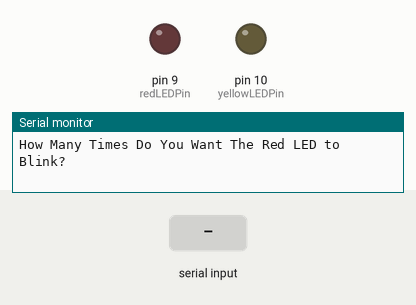
The sketch below on a simulated Arduino Uno, built with avr-gcc and run on an emulated ATmega328P. Parts: output pins drawn as LEDs (lit = HIGH), the last lines printed to the serial monitor. Dashed ring = blinking. Inputs (shaded band) come from the test bench.

Above: at 0.9 s.
1.0 s: "90,45\n" received over Serial
At 1.12 s:
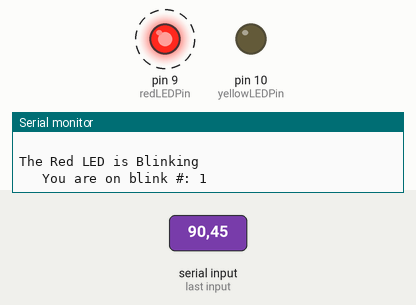
At 46.15 s:
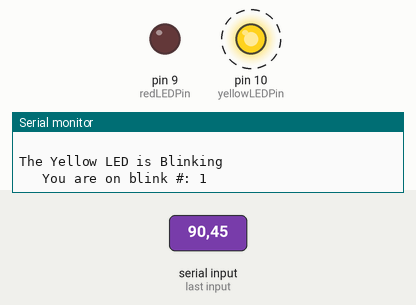
Timing chart, 0 to 48.0 s (numbered marks = the images above; inputs shaded):
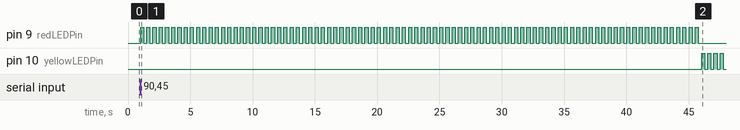

Measured:
- after the input at 1.0 s, pin 9 (redLEDPin): alternates HIGH for 0.25 s and LOW for 0.25 s, 180 changes in all, then stays LOW, starting at once; pin 10 (yellowLEDPin): alternates HIGH for 0.25 s and LOW for 0.25 s, starting after 45.0 s

The sketch:

LESSON_7-Using-While-Loops-With-Arduino-Assignment.ino
```cpp
int redLEDPin=9;   // Declaring red Led Pin as an int and set to 9
int yellowLEDPin=10;   // Declaring yellow Led Pin as an int and set it to 10
int redOnTime=250;    // This is the red on time
int redOffTime=250;   // This is the red off time
int yellowOnTime=250; // This is the yellow on time
int yellowOffTime=250;  // This is the yellow off time
int numRedBlink; // Number of times to blink the red led
int numYellowBlink;// Number of time to blink the yellow led
String redMessage="The Red LED is Blinking"; // Declaring the String Variable
String yellowMessage="The Yellow LED is Blinking"; // Declaring the String Variable

void setup() {
  Serial.begin(115200);
  pinMode(redLEDPin, OUTPUT);
  pinMode(yellowLEDPin, OUTPUT);

  Serial.println("How Many Times Do You Want The Red LED to Blink? ");
  while(Serial.available()==0){}
  numRedBlink = Serial.parseInt(); // Read input integer, set numRedBlink var to that number

  Serial.println("How Many Times Do You Want The Yellow LED to Blink? ");
  while(Serial.available()==0){}
  numYellowBlink = Serial.parseInt(); // Read input integer, set numYellowBlink var to that number
}

void loop() {

Serial.println(" ");

Serial.println(redMessage);
  int j=1;
  while (j<=numRedBlink) {
    Serial.print("   You are on blink #: ");
    Serial.println(j);
    digitalWrite(redLEDPin, HIGH);  // Turen the red LED on
    delay(redOnTime);   // Wait
    digitalWrite(redLEDPin, LOW); // Turn the red LED off
    delay(redOffTime); // Wait
    j=j+1;
  }

Serial.println(" ");

Serial.println(yellowMessage);
  int k=1;
  while (k<=numYellowBlink) {
    Serial.print("   You are on blink #: ");
    Serial.println(k);
    digitalWrite(yellowLEDPin, HIGH);  // Turen the yellow LED on
    delay(yellowOnTime);   // Wait
    digitalWrite(yellowLEDPin, LOW); // Turn the yellow LED off
    delay(yellowOffTime); // Wait
    k=k+1;
  }

}
```
